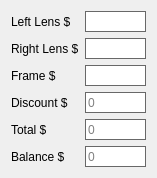
  <widget class="QWidget" name="layoutWidget">
   <property name="geometry">
    <rect>
     <x>20</x>
     <y>411</y>
     <width>130</width>
     <height>170</height>
    </rect>
   </property>
   <layout class="QGridLayout" name="gridLayout_4">
    <item row="0" column="0">
     <layout class="QHBoxLayout" name="horizontalLayout">
      <item>
       <widget class="QLabel" name="label_LensPrice">
        <property name="font">
         <font>
          <underline>false</underline>
         </font>
        </property>
        <property name="text">
         <string>Left Lens $</string>
        </property>
       </widget>
      </item>
      <item>
       <widget class="QLineEdit" name="lineEdit_LensLeft">
        <property name="enabled">
         <bool>true</bool>
        </property>
        <property name="minimumSize">
         <size>
          <width>61</width>
          <height>21</height>
         </size>
        </property>
        <property name="maximumSize">
         <size>
          <width>61</width>
          <height>21</height>
         </size>
        </property>
        <property name="styleSheet">
         <string notr="true">border: 1px solid #686868;
color: gray;</string>
        </property>
        <property name="text">
         <string/>
        </property>
       </widget>
      </item>
     </layout>
    </item>
    <item row="1" column="0">
     <layout class="QHBoxLayout" name="horizontalLayout_6">
      <item>
       <widget class="QLabel" name="label_LensPrice_2">
        <property name="font">
         <font>
          <underline>false</underline>
         </font>
        </property>
        <property name="text">
         <string>Right Lens $</string>
        </property>
       </widget>
      </item>
      <item>
       <widget class="QLineEdit" name="lineEdit_LensRight">
        <property name="enabled">
         <bool>true</bool>
        </property>
        <property name="minimumSize">
         <size>
          <width>61</width>
          <height>21</height>
         </size>
        </property>
        <property name="maximumSize">
         <size>
          <width>61</width>
          <height>21</height>
         </size>
        </property>
        <property name="styleSheet">
         <string notr="true">border: 1px solid #686868;
color: gray;</string>
        </property>
        <property name="text">
         <string/>
        </property>
       </widget>
      </item>
     </layout>
    </item>
    <item row="2" column="0">
     <layout class="QHBoxLayout" name="horizontalLayout_2">
      <item>
       <widget class="QLabel" name="label_FramePrice">
        <property name="font">
         <font>
          <underline>false</underline>
         </font>
        </property>
        <property name="text">
         <string>Frame $</string>
        </property>
       </widget>
      </item>
      <item>
       <widget class="QLineEdit" name="lineEdit_Frame">
        <property name="enabled">
         <bool>true</bool>
        </property>
        <property name="minimumSize">
         <size>
          <width>61</width>
          <height>21</height>
         </size>
        </property>
        <property name="maximumSize">
         <size>
          <width>61</width>
          <height>21</height>
         </size>
        </property>
        <property name="styleSheet">
         <string notr="true">border: 1px solid #686868;
color: gray;</string>
        </property>
        <property name="text">
         <string/>
        </property>
       </widget>
      </item>
     </layout>
    </item>
    <item row="3" column="0">
     <layout class="QHBoxLayout" name="horizontalLayout_5">
      <item>
       <widget class="QLabel" name="label_FramePrice_2">
        <property name="font">
         <font>
          <underline>false</underline>
         </font>
        </property>
        <property name="text">
         <string>Discount $</string>
        </property>
       </widget>
      </item>
      <item>
       <widget class="QLineEdit" name="lineEdit_Discount">
        <property name="enabled">
         <bool>true</bool>
        </property>
        <property name="minimumSize">
         <size>
          <width>61</width>
          <height>21</height>
         </size>
        </property>
        <property name="maximumSize">
         <size>
          <width>61</width>
          <height>21</height>
         </size>
        </property>
        <property name="styleSheet">
         <string notr="true">border: 1px solid #686868;
color: gray;</string>
        </property>
        <property name="text">
         <string>0</string>
        </property>
       </widget>
      </item>
     </layout>
    </item>
    <item row="4" column="0">
     <layout class="QHBoxLayout" name="horizontalLayout_3">
      <item>
       <widget class="QLabel" name="label_29">
        <property name="font">
         <font>
          <underline>false</underline>
         </font>
        </property>
        <property name="text">
         <string>Total $</string>
        </property>
       </widget>
      </item>
      <item>
       <widget class="QLineEdit" name="lineEdit_Total">
        <property name="enabled">
         <bool>false</bool>
        </property>
        <property name="minimumSize">
         <size>
          <width>61</width>
          <height>21</height>
         </size>
        </property>
        <property name="maximumSize">
         <size>
          <width>61</width>
          <height>21</height>
         </size>
        </property>
        <property name="styleSheet">
         <string notr="true">border: 1px solid #686868;
color: gray;</string>
        </property>
        <property name="text">
         <string>0</string>
        </property>
       </widget>
      </item>
     </layout>
    </item>
    <item row="5" column="0">
     <layout class="QHBoxLayout" name="horizontalLayout_4">
      <item>
       <widget class="QLabel" name="label_87">
        <property name="font">
         <font>
          <underline>false</underline>
         </font>
        </property>
        <property name="text">
         <string>Balance $</string>
        </property>
       </widget>
      </item>
      <item>
       <widget class="QLineEdit" name="lineEdit_Balance">
        <property name="enabled">
         <bool>false</bool>
        </property>
        <property name="minimumSize">
         <size>
          <width>61</width>
          <height>21</height>
         </size>
        </property>
        <property name="maximumSize">
         <size>
          <width>61</width>
          <height>21</height>
         </size>
        </property>
        <property name="styleSheet">
         <string notr="true">border: 1px solid #686868;
color: gray;</string>
        </property>
        <property name="text">
         <string>0</string>
        </property>
       </widget>
      </item>
     </layout>
    </item>
   </layout>
  </widget>
